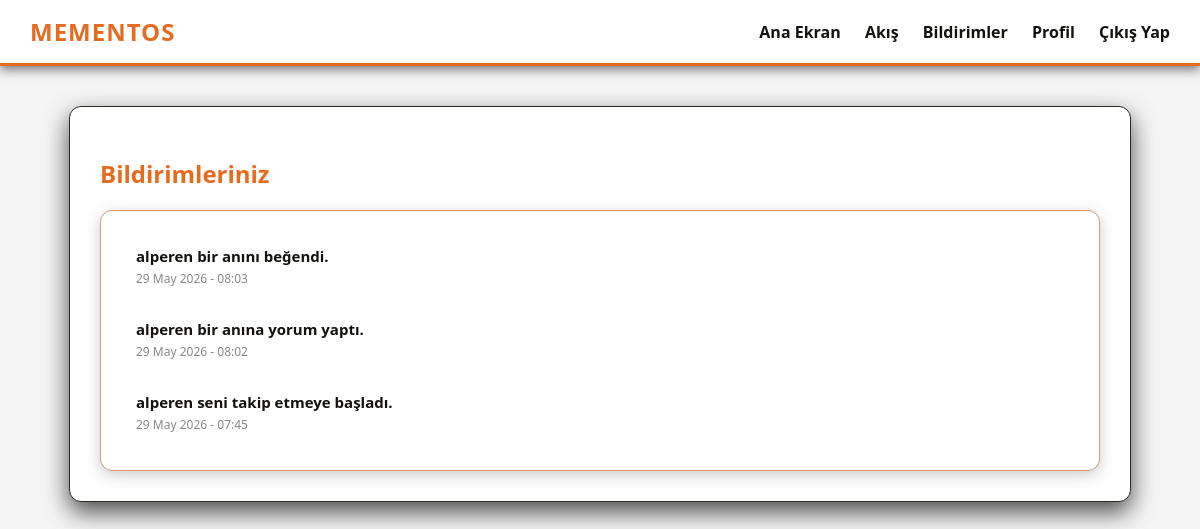
The app's page /notifications (signed in), older data.
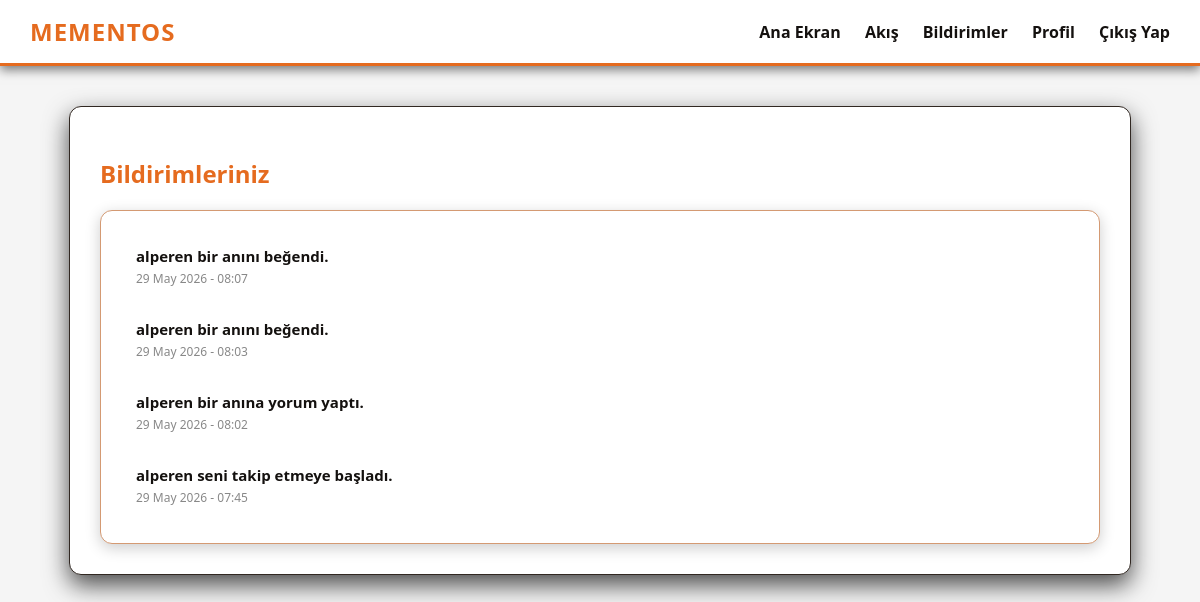
The same page, newer data.
### app/models.py (models this page shows, shortened)
class Notification(db.Model):
    id: so.Mapped[int] = so.mapped_column(primary_key=True)
    user_id: so.Mapped[int] = so.mapped_column(sa.ForeignKey(User.id), index=True)
    message: so.Mapped[str] = so.mapped_column(sa.String(256))
    link: so.Mapped[Optional[str]] = so.mapped_column(sa.String(256))
    timestamp: so.Mapped[datetime] = so.mapped_column(index=True, default=lambda: datetime.now(timezone.utc))
    is_read: so.Mapped[bool] = so.mapped_column(sa.Boolean, default=False)
    user: so.Mapped[User] = so.relationship(back_populates='notifications')

### app/main/routes.py (the view)
@bp.route('/notifications')
@login_required
def notifications():
    query = current_user.notifications.select().order_by(Notification.timestamp.desc())
    page = request.args.get('page', 1, type=int)
    pagination = db.paginate(query, page=page, per_page=20, error_out=False)
    unread = db.session.scalars(current_user.notifications.select().filter_by(is_read=False)).all()
    for notif in unread:
        notif.is_read = True
    if unread:
        db.session.commit()
    return render_template('notifications.html', title='Bildirimler', notifications=pagination.items, pagination=pagination)

### app/main/routes.py (called while the page is built)
@bp.before_request
def before_request():
    if current_user.is_authenticated:
        current_user.last_seen = datetime.now(timezone.utc)
        db.session.commit()

@bp.context_processor
def inject_notifications():
    if current_user.is_authenticated:
        unread_count = db.session.scalar(sa.select(sa.func.count(Notification.id)).where(Notification.user_id == current_user.id, Notification.is_read == False))
        return dict(unread_notifications_count=unread_count or 0)
    return dict(unread_notifications_count=0)

### app/models.py (called while the page is built)
@login.user_loader
def load_user(id):
    return db.session.get(User, int(id))

### app/templates/notifications.html (shortened to what this page needs)
{% extends "base.html" %}
{% block content %}
    <h2 style="color: var(--accent-orange); margin-bottom: 20px;">Bildirimleriniz</h2>
    <div style="background: var(--box-bg); border-radius: 12px; padding: 20px; box-shadow: 0 4px 15px rgba(0,0,0,0.2); border: 1px solid var(--accent-brown);">
        {% for notif in notifications %}
            <div style="padding: 15px; border-bottom: 1px solid rgba(255,255,255,0.1); display: flex; justify-content: space-between; align-items: center; transition: background 0.2s;" onmouseover="this.style.background='rgba(255,255,255,0.05)'" onmouseout="this.style.background='transparent'">
                <div>
                    <p style="margin: 0; color: var(--text-main); font-size: 15px;">
                        {% if notif.link %}
                            <a href="{{ notif.link }}" style="color: var(--text-main); text-decoration: none;">
                                <strong>{{ notif.message }}</strong>
                            </a>
                        {% else %}
                            <strong>{{ notif.message }}</strong>
                        {% endif %}
                    </p>
                    <span style="font-size: 12px; color: #888;">{{ notif.timestamp.strftime('%d %B %Y - %H:%M') }}</span>
                </div>
            </div>
        {% else %}
            <p style="color: #666; text-align: center; margin: 20px 0;">Henüz hiç bildiriminiz yok.</p>
        {% endfor %}
    </div>
{% endblock %}

### app/templates/base.html (shortened to what this page needs)
<!DOCTYPE html>
<html lang="tr">
<head>
    <link rel="stylesheet" href="{{ url_for('static', filename='css/style.css') }}">
</head>
<body>
    <nav class="navbar">
        <a class="navbar-brand" href="{{ url_for('main.index') }}">MementOS</a>
        <div class="navbar-links">
            <a href="{{ url_for('main.index') }}">Ana Ekran</a>
            {% if current_user.is_anonymous %}
                <a href="{{ url_for('auth.login') }}">Giriş Yap</a>
                <a href="{{ url_for('auth.register') }}">Kayıt Ol</a>
            {% else %}
                <a href="{{ url_for('main.feed') }}">Akış</a>
                <a href="{{ url_for('main.notifications') }}" style="position: relative;">
                    Bildirimler
                </a>
                <a href="{{ url_for('main.user', username=current_user.username) }}">Profil</a>
                <a href="{{ url_for('auth.logout') }}">Çıkış Yap</a>
            {% endif %}
        </div>
    </nav>
    <div class="container">
        {% block content %}{% endblock %}
    </div>
</body>
</html>

### app/static/css/style.css (style rules this page uses)
:root { --bg-dark: #F5F5F5; --box-bg: #FFFFFF; --text-main: #14110F; --accent-orange: #E56B1F; --accent-brown: #D49A73; --input-bg: #EEEEEE; --window-header: #E0E0E0; --window-header-text: #333; --masonry-bg: rgba(255, 255, 255, 0.85); --window-bg: rgba(255, 255, 255, 0.85); }
body { background-color: var(--bg-dark); color: var(--text-main); font-family: 'Segoe UI', Tahoma, Geneva, Verdana, sans-serif; margin: 0; padding: 0; }
.navbar { background-color: var(--box-bg); padding: 15px 30px; display: flex; justify-content: space-between; align-items: center; border-bottom: 3px solid var(--accent-orange); box-shadow: 0 4px 10px rgba(0,0,0,0.5); }
.navbar-brand { font-size: 1.5em; font-weight: 900; color: var(--accent-orange); text-decoration: none; letter-spacing: 1px; text-transform: uppercase; }
.navbar-links a { color: var(--text-main); text-decoration: none; margin-left: 20px; font-weight: bold; transition: color 0.3s ease; }
.container { max-width: 1000px; margin: 40px auto; padding: 30px; background-color: var(--box-bg); border-radius: 12px; box-shadow: 0 10px 25px rgba(0,0,0,0.7); border: 1px solid #312822; }
a { color: var(--accent-orange); text-decoration: none; }

Row changes from the older to the newer data that the page shows:
added Notification: message "alperen bir anını beğendi.", timestamp "29 May 2026 - 08:07"
